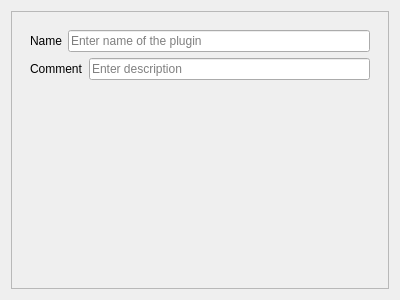
<?xml version="1.0" encoding="UTF-8"?>
<ui version="4.0">
 <class>setupWPage</class>
 <widget class="QWizardPage" name="setupWPage">
  <property name="geometry">
   <rect>
    <x>0</x>
    <y>0</y>
    <width>400</width>
    <height>300</height>
   </rect>
  </property>
  <property name="windowTitle">
   <string>WizardPage</string>
  </property>
  <property name="title">
   <string>Setup plugin</string>
  </property>
  <property name="subTitle">
   <string>Please enter necessary settings for this plugin</string>
  </property>
  <layout class="QVBoxLayout" name="verticalLayout">
   <item>
    <widget class="QScrollArea" name="scrollArea">
     <property name="widgetResizable">
      <bool>true</bool>
     </property>
     <widget class="QWidget" name="kcmScrollAreaWidgetContents">
      <property name="geometry">
       <rect>
        <x>0</x>
        <y>0</y>
        <width>386</width>
        <height>286</height>
       </rect>
      </property>
      <layout class="QVBoxLayout" name="kcmAreaLayout">
       <item>
        <widget class="QWidget" name="widget" native="true">
         <layout class="QVBoxLayout" name="verticalLayout_2">
          <item>
           <layout class="QHBoxLayout" name="horizontalLayout">
            <item>
             <widget class="QLabel" name="label">
              <property name="text">
               <string>Name</string>
              </property>
             </widget>
            </item>
            <item>
             <widget class="KLineEdit" name="nameEdit">
              <property name="placeholderText">
               <string>Enter name of the plugin</string>
              </property>
             </widget>
            </item>
           </layout>
          </item>
          <item>
           <layout class="QHBoxLayout" name="horizontalLayout_2">
            <item>
             <widget class="QLabel" name="label_2">
              <property name="text">
               <string>Comment</string>
              </property>
             </widget>
            </item>
            <item>
             <widget class="KLineEdit" name="descEdit">
              <property name="placeholderText">
               <string>Enter description</string>
              </property>
              <property name="showClearButton" stdset="0">
               <bool>true</bool>
              </property>
             </widget>
            </item>
           </layout>
          </item>
         </layout>
        </widget>
       </item>
       <item>
        <spacer name="verticalSpacer">
         <property name="orientation">
          <enum>Qt::Vertical</enum>
         </property>
         <property name="sizeHint" stdset="0">
          <size>
           <width>20</width>
           <height>40</height>
          </size>
         </property>
        </spacer>
       </item>
      </layout>
     </widget>
    </widget>
   </item>
  </layout>
 </widget>
 <customwidgets>
  <customwidget>
   <class>KLineEdit</class>
   <extends>QLineEdit</extends>
   <header>klineedit.h</header>
  </customwidget>
 </customwidgets>
 <resources/>
 <connections/>
</ui>
